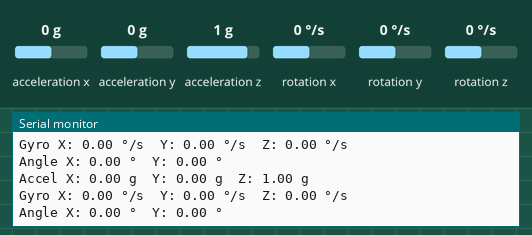
Simulated run of this sketch. Board: ESP32. Parts: the last lines printed to the serial monitor. The inputs (shaded band) are chosen by the test bench; at power-on: acceleration z 1 g, acceleration x 0 g, acceleration y 0 g, rotation x 0 °/s, rotation y 0 °/s, rotation z 0 °/s.

Above: at 1.2 s.
1.3 s: acceleration z set to 0 g
At 1.9 s:
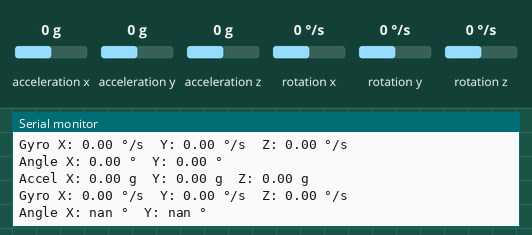
3.5 s: acceleration x set to -1.4 g
At 4.0 s:
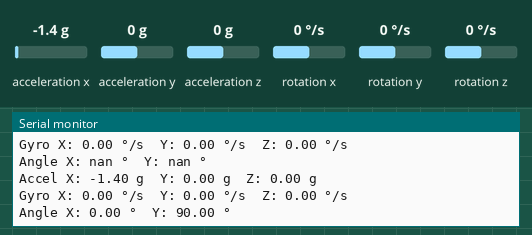
5.0 s: acceleration y set to -1.4 g
At 5.5 s:
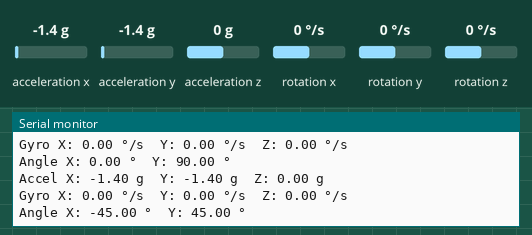
6.5 s: rotation x set to -192 °/s
At 7.0 s:
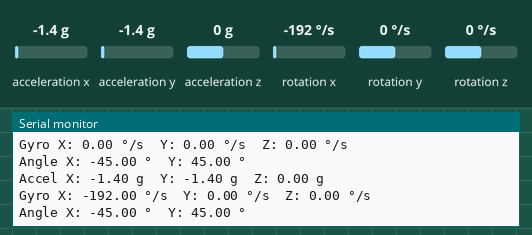
8.0 s: rotation y set to -192 °/s
At 8.6 s:
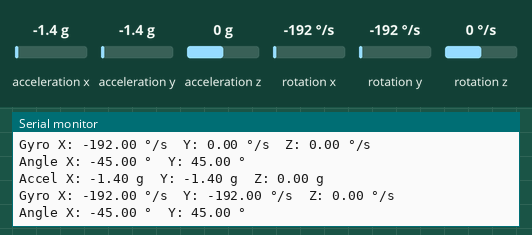
Timing chart, 0 to 10.5 s (numbered marks = the images above; inputs shaded):
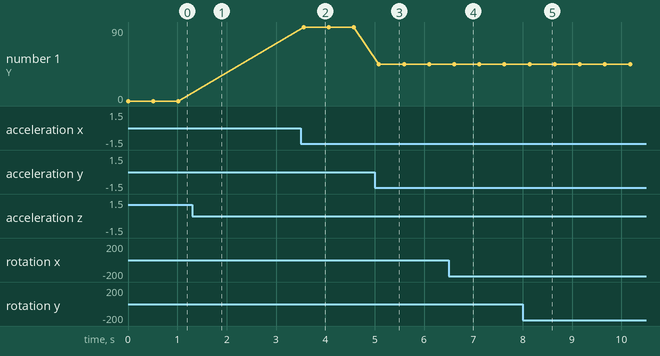

Measured:
- after the input at 1.3 s, the serial monitor: prints a new line after 0.23 s (image 1)
- after the input at 3.5 s, the serial monitor: prints a new line after 0.06 s (image 2)
- after the input at 5.0 s, the serial monitor: prints a new line after 0.09 s (image 3)
- after the input at 6.5 s, the serial monitor: prints a new line after 0.11 s (image 4)
- after the input at 8.0 s, the serial monitor: prints a new line after 0.14 s (image 5)
- plotted number 1: 0 → 90 after the input at 3.5 s, 90 → 45 after the input at 5.0 s

The sketch:

Check_MPU6050_Sensor.ino
```cpp
#include <Wire.h>
#include <MPU6050.h>

MPU6050 mpu;

void setup() {
  Serial.begin(115200);
  Wire.begin(21, 22); // Initialize I2C with pins 21 (SDA) and 22 (SCL)

  Serial.println("Initializing MPU6050...");

  mpu.initialize();
  if (mpu.testConnection()) {
    Serial.println("MPU6050 connection successful!");
  } else {
    Serial.println("Could not find a valid MPU6050 sensor, check wiring!");
    while (1);
  }
}

void loop() {
  int16_t ax, ay, az, gx, gy, gz;
  mpu.getMotion6(&ax, &ay, &az, &gx, &gy, &gz);

  // Convert raw values to g's and degrees/s
  float accel_x = ax / 16384.0;
  float accel_y = ay / 16384.0;
  float accel_z = az / 16384.0;

  float gyro_x = gx / 131.0;
  float gyro_y = gy / 131.0;
  float gyro_z = gz / 131.0;

  // Calculate angles from accelerometer data
  float angle_x = atan(accel_y / sqrt(pow(accel_x, 2) + pow(accel_z, 2))) * 180 / PI;
  float angle_y = atan(-accel_x / sqrt(pow(accel_y, 2) + pow(accel_z, 2))) * 180 / PI;

  Serial.print("Accel X: "); Serial.print(accel_x); Serial.print(" g ");
  Serial.print(" Y: "); Serial.print(accel_y); Serial.print(" g ");
  Serial.print(" Z: "); Serial.print(accel_z); Serial.println(" g");

  Serial.print("Gyro X: "); Serial.print(gyro_x); Serial.print(" °/s ");
  Serial.print(" Y: "); Serial.print(gyro_y); Serial.print(" °/s ");
  Serial.print(" Z: "); Serial.print(gyro_z); Serial.println(" °/s");

  Serial.print("Angle X: "); Serial.print(angle_x); Serial.print(" ° ");
  Serial.print(" Y: "); Serial.print(angle_y); Serial.println(" °");

  delay(500); // Wait for 500 milliseconds before reading again
}
```
